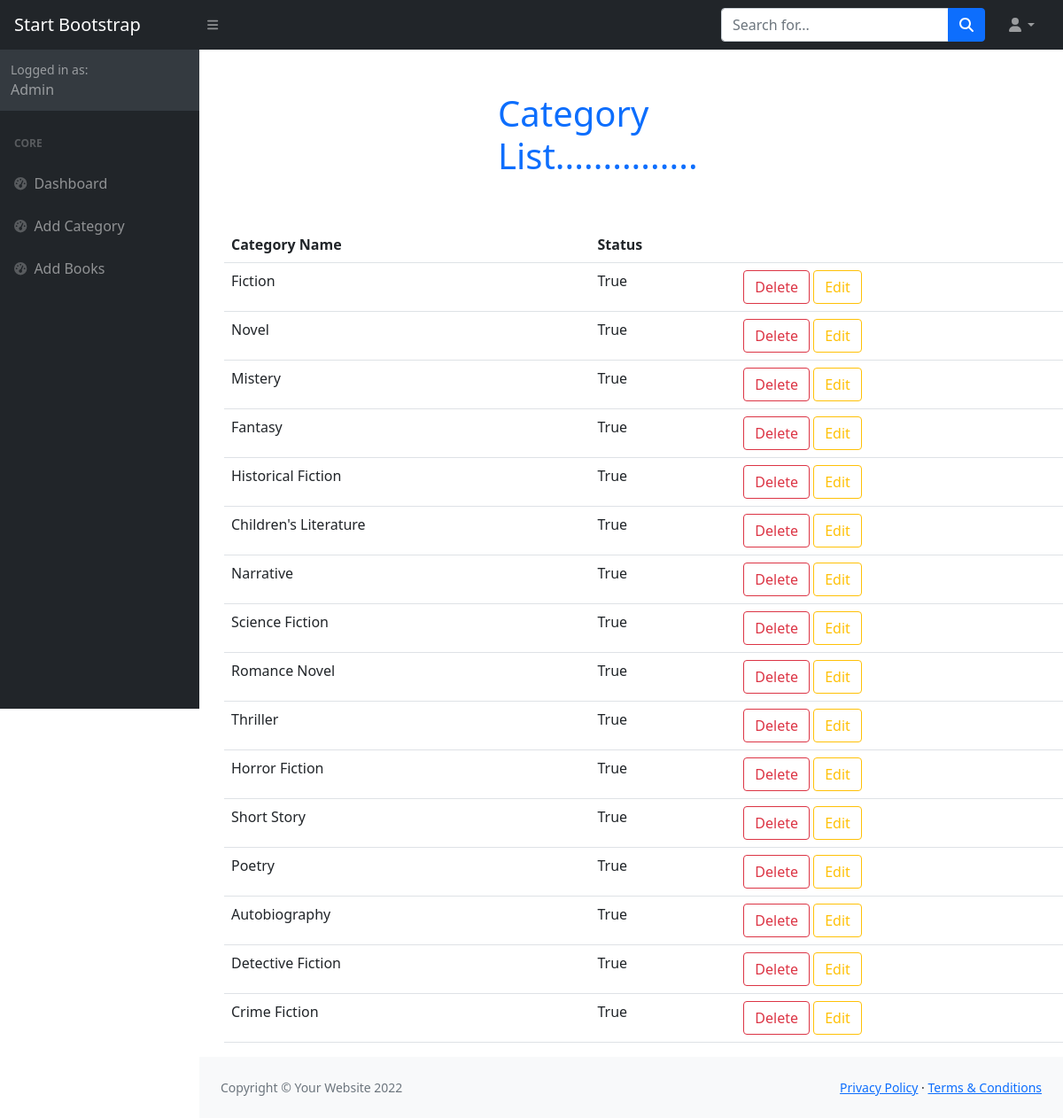
The page /category/list on the database its author committed.
### owner/models.py (models this page shows, shortened)
class Categories(models.Model):
    category_name=models.CharField(max_length=200,unique=True)
    is_active=models.BooleanField(default=True)

### owner/views.py (the view)
# urls.py: path("category/list", views.CategoryListView.as_view(), name="category-list"),
class CategoryListView(ListView):
    model = Categories
    template_name = "categorylist.html"
    context_object_name = "categories"

### owner/templates/categorylist.html (shortened to what this page needs)
{%extends 'base.html'%}
{%block body_block%}
{%load static%}
<body>
<div class="container">
<div class="row mt-5">
    <div class="col-4"></div>
    <div class="col-4"><h1 class="text-primary">Category List...............</h1></div>
    <div class="col-4"></div>
</div>
    <div class="row ms-3 mt-5" >
        {%if categories%}
        <table class="table">
            <tr>
                <th>Category Name</th>
                <th>Status</th>
                <th></th>
            </tr>
            {%for c in categories%}
            <tr>
                <td>{{c.category_name}}</td>
                <td>{{c.is_active}}</td>
                <td>
                    <a href="{%url 'remove-category' c.id %}" class="btn btn-outline-danger">Delete</a>
                    <a href="{%url 'edit-category' c.id %}" class="btn btn-outline-warning">Edit</a>
                </td>
            </tr>
            {%endfor%}
        </table>
    {%endif%}
    </div>
</div>
{%endblock%}

### owner/templates/base.html (shortened to what this page needs)
<!DOCTYPE html>
{%load static%}
<html lang="en">
    <head>
        <link href="https://cdn.jsdelivr.net/npm/simple-datatables@latest/dist/style.css" rel="stylesheet" />
        <link href="{%static 'css/styles.css'%}" rel="stylesheet" />
    </head>
    <body class="sb-nav-fixed">
        <nav class="sb-topnav navbar navbar-expand navbar-dark bg-dark">
            <a class="navbar-brand ps-3" href="{%url 'dashboard'%}">Start Bootstrap</a>
            <button class="btn btn-link btn-sm order-1 order-lg-0 me-4 me-lg-0" id="sidebarToggle" href="#!"><i class="fas fa-bars"></i></button>
            <form class="d-none d-md-inline-block form-inline ms-auto me-0 me-md-3 my-2 my-md-0">
                <div class="input-group">
                    <input class="form-control" type="text" placeholder="Search for..." aria-label="Search for..." aria-describedby="btnNavbarSearch" />
                    <button class="btn btn-primary" id="btnNavbarSearch" type="button"><i class="fas fa-search"></i></button>
                </div>
            </form>
            <ul class="navbar-nav ms-auto ms-md-0 me-3 me-lg-4">
                <li class="nav-item dropdown">
                    <a class="nav-link dropdown-toggle" id="navbarDropdown" href="#" role="button" data-bs-toggle="dropdown" aria-expanded="false"><i class="fas fa-user fa-fw"></i></a>
                </li>
            </ul>
        </nav>
        <div id="layoutSidenav">
            <div id="layoutSidenav_nav">
                <nav class="sb-sidenav accordion sb-sidenav-dark" id="sidenavAccordion">
                    <div class="sb-sidenav-menu">
                        <div class="nav">
                            <div class="sb-sidenav-footer">
                        <div class="small">Logged in as:</div>
                        Admin
                    </div>
                            <div class="sb-sidenav-menu-heading">Core</div>
                            <a class="nav-link" href="{%url 'dashboard'%}">
                                <div class="sb-nav-link-icon"><i class="fas fa-tachometer-alt"></i></div>
                                Dashboard
                            </a>
                             <a class="nav-link" href="{%url 'category'%}">
                                <div class="sb-nav-link-icon"><i class="fas fa-tachometer-alt"></i></div>
                                Add Category
                            </a>
                            <a class="nav-link" href="{%url 'book'%}">
                                <div class="sb-nav-link-icon"><i class="fas fa-tachometer-alt"></i></div>
                                Add Books
                            </a>
                    </div>
                    </div>
                </nav>
            </div>
            <div id="layoutSidenav_content">
                <main>
                    {%block body_block%}
                    {%endblock%}
                </main>
                <footer class="py-4 bg-light mt-auto">
                    <div class="container-fluid px-4">
                        <div class="d-flex align-items-center justify-content-between small">
                            <div class="text-muted">Copyright &copy; Your Website 2022</div>
                            <div>
                                <a href="#">Privacy Policy</a>
                                &middot;
                                <a href="#">Terms &amp; Conditions</a>
                            </div>
                        </div>
                    </div>
                </footer>
            </div>
        </div>
    </body>
</html>

### rows shown on the page
Categories: category_name "Fiction", is_active "True"
Categories: category_name "Novel", is_active "True"
Categories: category_name "Mistery", is_active "True"
Categories: category_name "Fantasy", is_active "True"
Categories: category_name "Historical Fiction", is_active "True"
Categories: category_name "Children's Literature", is_active "True"
Categories: category_name "Narrative", is_active "True"
Categories: category_name "Science Fiction", is_active "True"
Categories: category_name "Romance Novel", is_active "True"
Categories: category_name "Thriller", is_active "True"
Categories: category_name "Horror Fiction", is_active "True"
Categories: category_name "Short Story", is_active "True"
Categories: category_name "Poetry", is_active "True"
Categories: category_name "Autobiography", is_active "True"
Categories: category_name "Detective Fiction", is_active "True"
Categories: category_name "Crime Fiction", is_active "True"
